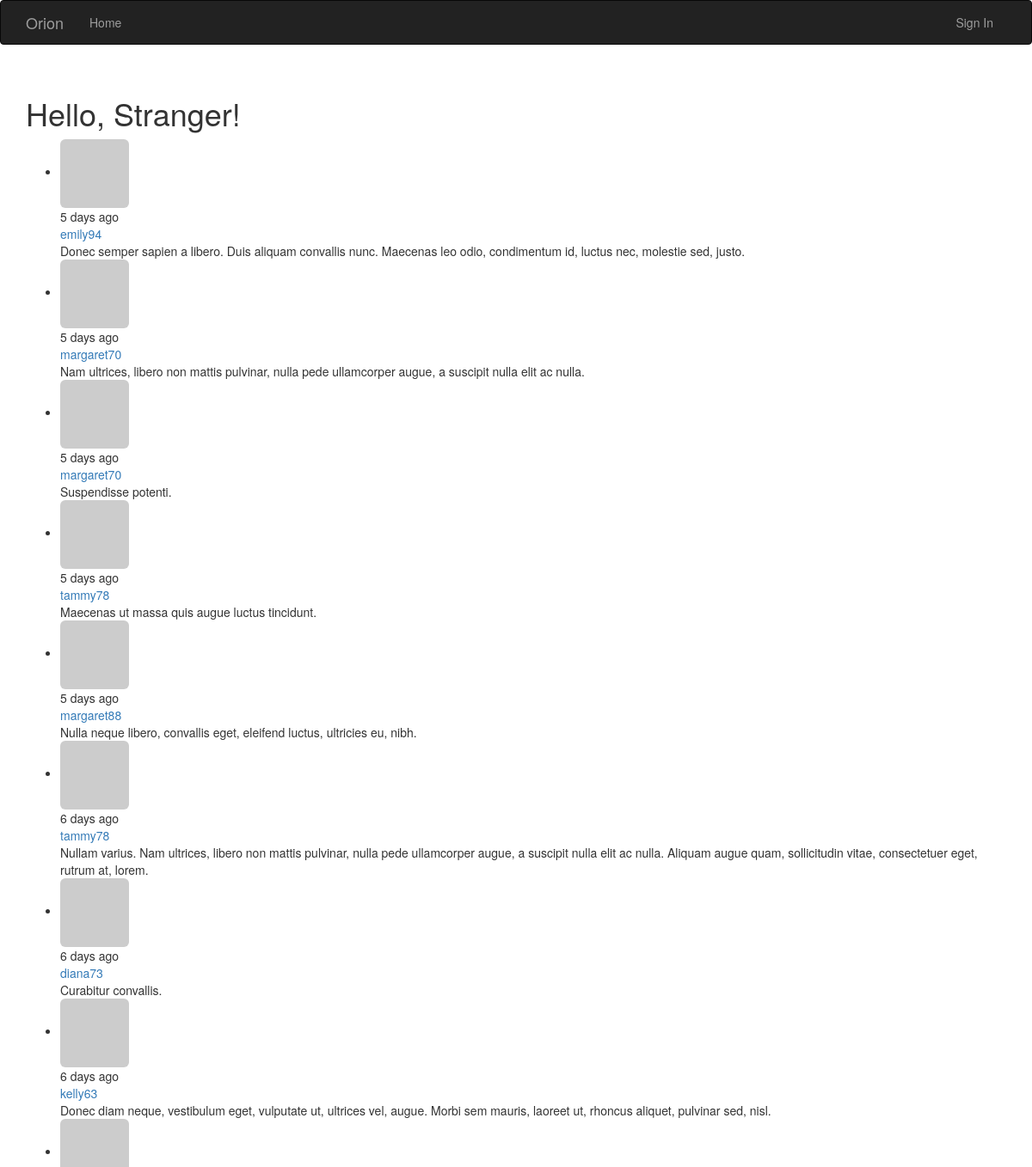
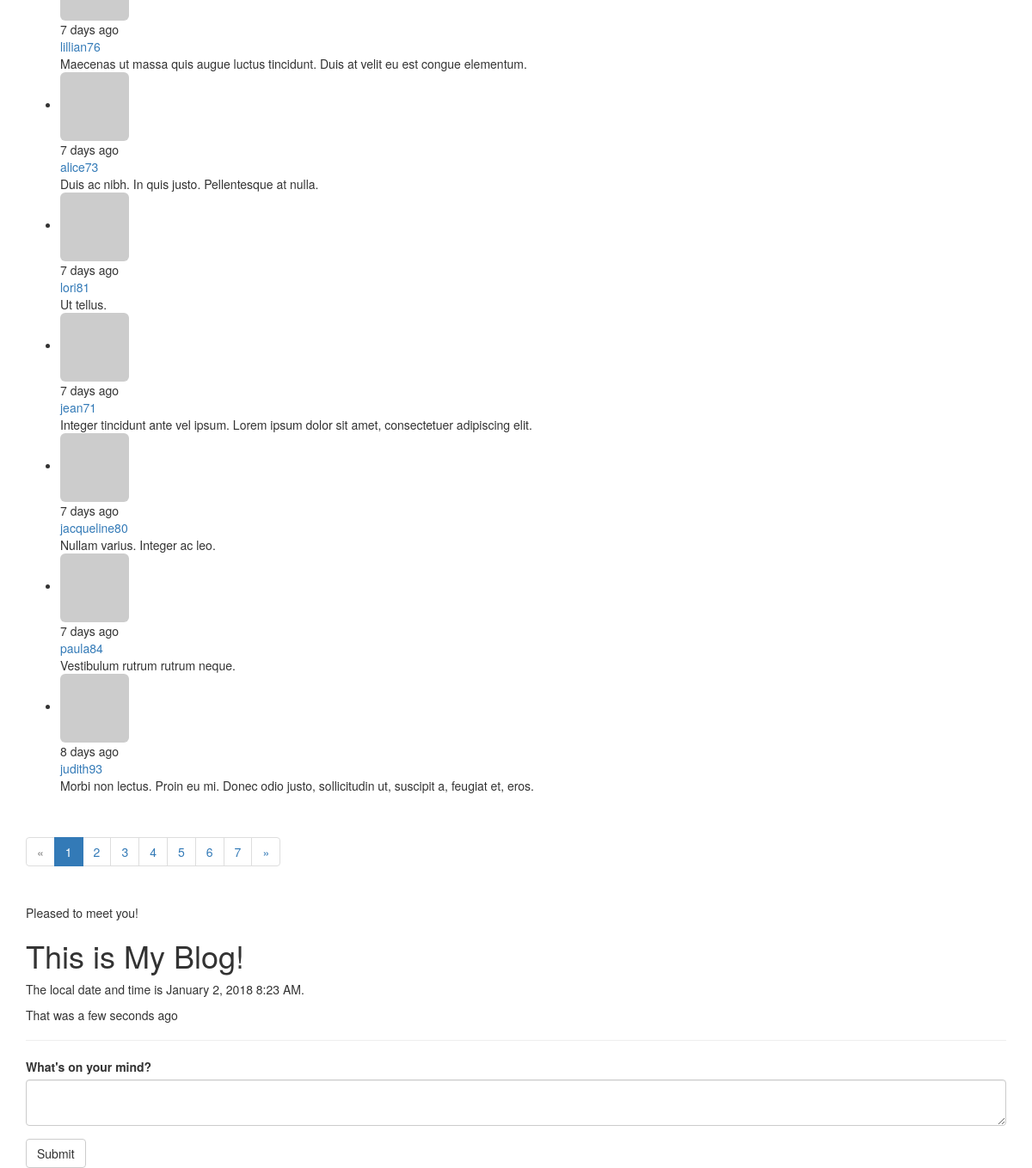
Before: /main/ with the older database file (2 pictures, top to bottom).
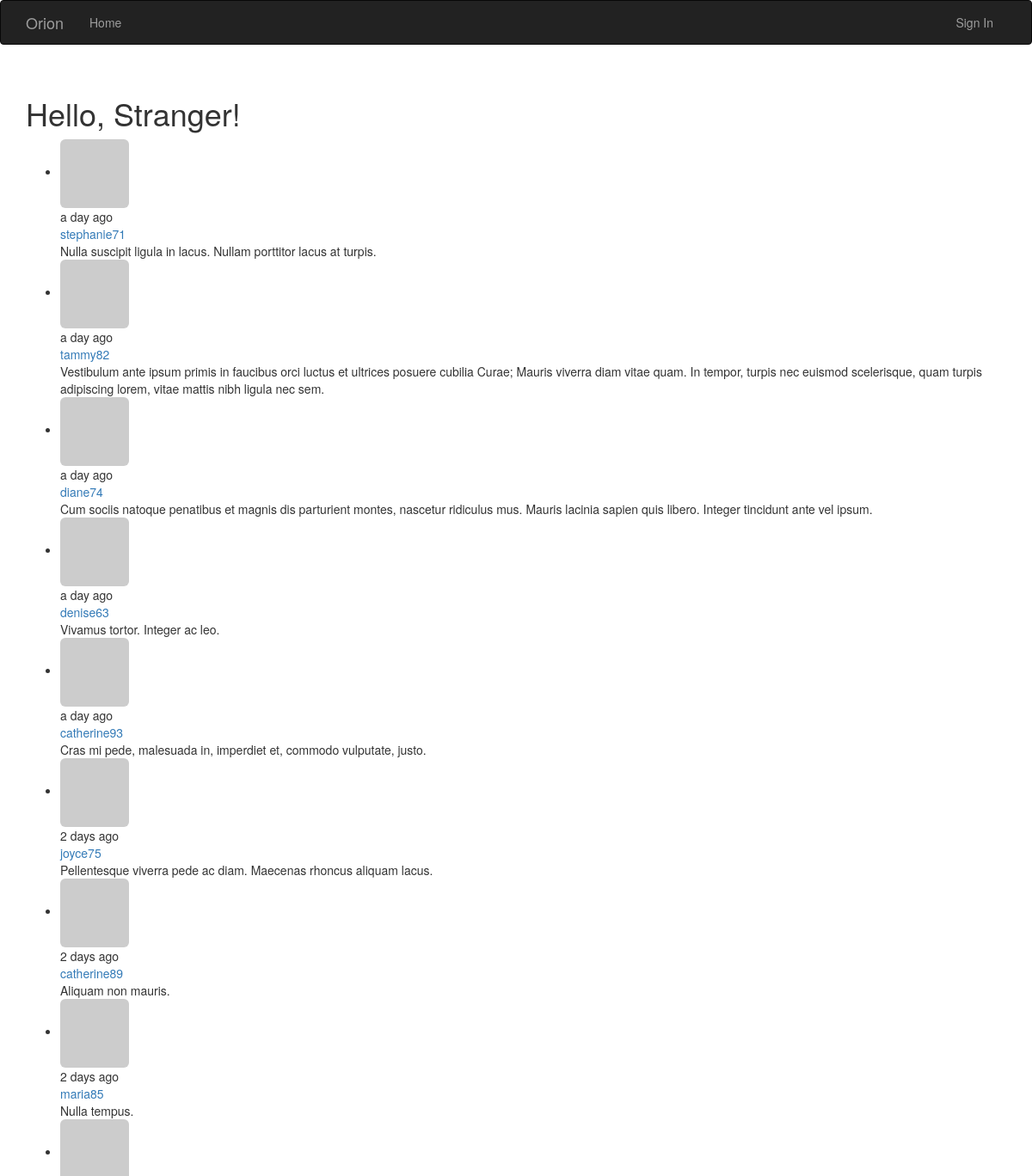
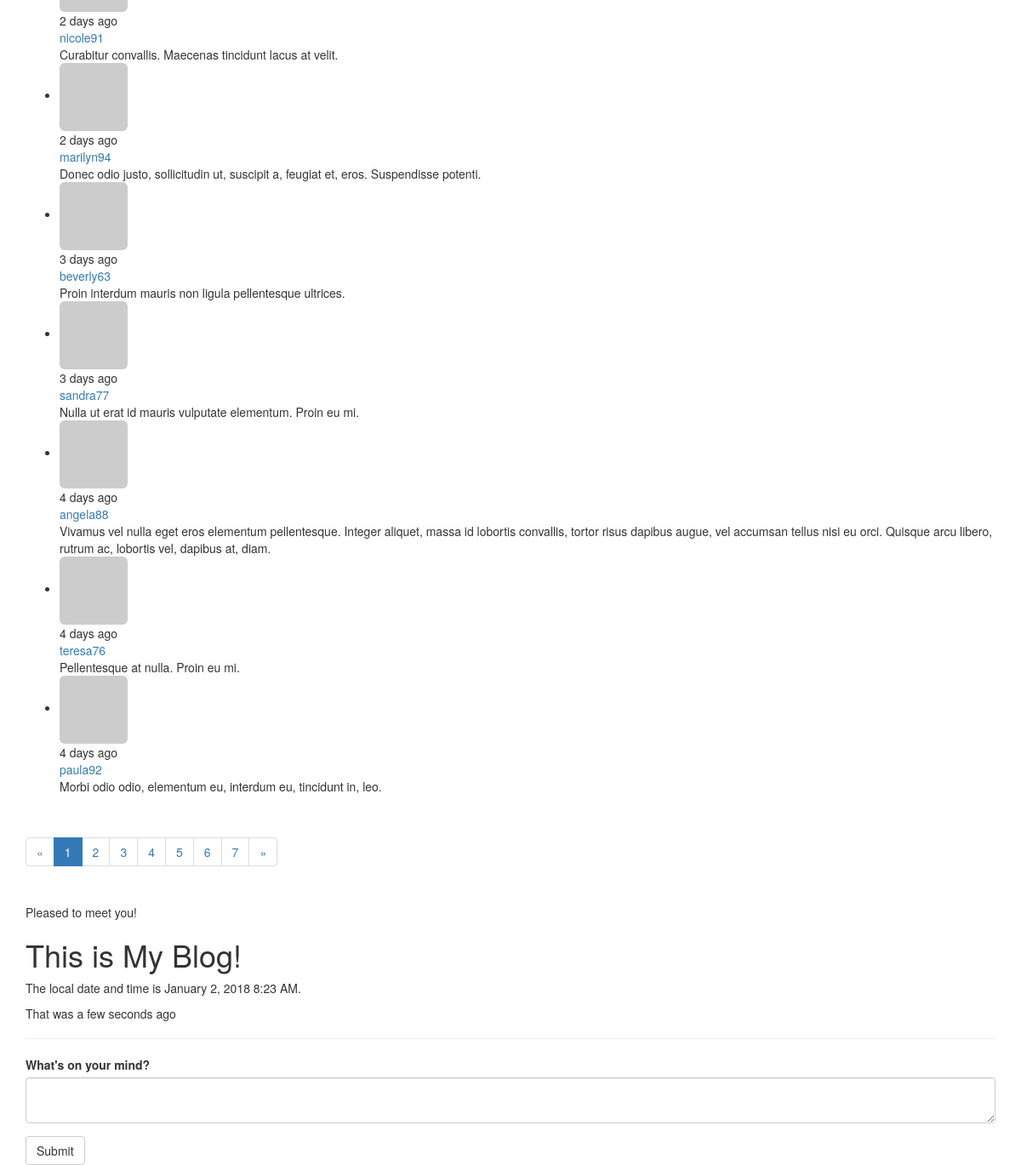
After: the same page with the newer database file (2 pictures, top to bottom).
### app/models.py (models this page shows, shortened)
class Post(db.Model):
    __tablename__ = 'posts'
    id = db.Column(db.Integer, primary_key=True)
    body = db.Column(db.Text)
    timestamp = db.Column(db.DateTime, index=True, default=datetime.utcnow)
    author_id = db.Column(db.Integer, db.ForeignKey('users.id'))
    body_html = db.Column(db.Text)
    comments = db.relationship('Comment',backref='post', lazy='dynamic')

class User(UserMixin, db.Model):
    __tablename__ = 'users'
    id = db.Column(db.Integer, primary_key=True)
    email = db.Column(db.String(64), unique=True, index=True)
    username = db.Column(db.String(64), unique=True, index=True)
    role_id = db.Column(db.Integer, db.ForeignKey('roles.id'))
    password_hash = db.Column(db.String(128))
    confirmed = db.Column(db.Boolean, default=False)
    name = db.Column(db.String(64))
    location = db.Column(db.String(64))
    about_me = db.Column(db.Text())
    member_since = db.Column(db.DateTime(), default=datetime.utcnow)
    last_seen = db.Column(db.DateTime(), default=datetime.utcnow)
    avatar_hash = db.Column(db.String(32))
    posts = db.relationship('Post', backref='author', lazy='dynamic')
    followed = db.relationship('Follow',
                               foreign_keys=[Follow.follower_id],
                               backref=db.backref('follower', lazy='joined'),
                               lazy='dynamic',
                               cascade='all, delete-orphan')
    followers = db.relationship('Follow',
                                foreign_keys=[Follow.followed_id],
                                backref=db.backref('followed', lazy='joined'),
                                lazy='dynamic',
                                cascade='all, delete-orphan')
    comments = db.relationship('Comment',
                               backref='author', lazy='dynamic')
    @property
    def password(self):
        raise AttributeError('password is not a readable attribute')
    def gravatar(self, size=100, default='identicon', rating='g'):
        if request.is_secure:
            url = 'https://secure.gravatar.com/avatar'
        else:
            url = 'http://www.gravatar.com/avatar'
        hash = self.avatar_hash or hashlib.md5(
            self.email.encode('utf-8')).hexdigest()
        return '{url}/{hash}?s={size}&d={default}&r={rating}'.format(url=url, hash=hash, size=size, default=default, rating=rating)

### app/main/views.py (the view)
@main.route('/', methods=['GET', 'POST'])
def index():
    form = PostForm()
    if current_user.can(Permission.WRITE_ARTICLES) and \
            form.validate_on_submit():
        post = Post(body=form.body.data,
                    author=current_user._get_current_object())
        db.session.add(post)
        db.session.commit()
        return redirect(url_for('.index'))
    page = request.args.get('page', 1, type=int)
    show_followed = False
    if current_user.is_authenticated:
        show_followed = bool(request.cookies.get('show_followed', ''))
    if show_followed:
        query = current_user.followed_posts
    else:
        query = Post.query
    pagination = query.order_by(Post.timestamp.desc()).paginate(
        page, per_page=current_app.config['FLASKY_POSTS_PER_PAGE'],
        error_out=False)
    posts = pagination.items
    return render_template('index.html', form=form, posts=posts, pagination=pagination, current_time=datetime.utcnow())

### app/main/forms.py
class PostForm(Form):
    body = PageDownField("What's on your mind?", validators=[DataRequired()])
    submit = SubmitField('Submit')

### app/auth/views.py (called while the page is built)
@auth.before_app_request
def before_request():
    if current_user.is_authenticated:
        current_user.ping()
        if not current_user.confirmed \
                and request.endpoint \
                and request.blueprint != 'auth' \
                and request.endpoint != 'static':
            return redirect(url_for('auth.unconfirmed'))

### app/main/__init__.py (called while the page is built)
@main.app_context_processor
def inject_permissions():
    return dict(Permission=Permission)

### app/main/views.py (called while the page is built)
@main.after_app_request
def after_request(response):
    for query in get_debug_queries():
        if query.duration >= current_app.config['FLASKY_SLOW_DB_QUERY_TIME']:
            current_app.logger.warning(
                'Slow query: %s\nParameters: %s\nDuration: %fs\nContext: %s\n'
                % (query.statement, query.parameters, query.duration,
                   query.context))
    return response

### app/models.py (called while the page is built)
    def can(self, permissions):
        return False

### app/templates/index.html (shortened to what this page needs)
{% extends "base.html" %}
{% import "bootstrap/wtf.html" as wtf %}
{% import "_macros.html" as macros %}
{% block page_content %}
<div class="page-header">
    <h1>Hello, {% if current_user.is_authenticated %}{{ current_user.username }}{% else %}Stranger{% endif %}!</h1>
    <ul class="post">
        {% for post in posts %}
        <li class="post">
            <div class="post-thumbnail">
                <a href="{{ url_for('.user', username=post.author.username) }}">
                    <img class="img-rounded profile-thumbnail"
                        src="{{ post.author.gravatar(size=40) }}">
                </a>
            </div>
            <div class="post-date">{{ moment(post.timestamp).fromNow() }}</div>
            <div class="post-author">
                <a href="{{ url_for('.user', username=post.author.username) }}">
                    {{ post.author.username }}
                </a>
            </div>
            <div class="post-body">{{ post.body }}</div>
        </li>
        {% endfor %}
    </ul>
    {% if pagination %}
    <div class="pagination">
        {{ macros.pagination_widget(pagination, '.index') }}
    </div>
    {% endif %}
    {% if not known %}
    <p>Pleased to meet you!</p>
    {% else %}
    <p>Happy to see you again!</p>
    {% endif %}
    <h1>This is My Blog!</h1>
    <p>The local date and time is {{ moment(current_time).format('LLL') }}.</p>
    <p>That was {{ moment(current_time).fromNow(refresh=True) }}</p>
</div>
{{ wtf.quick_form(form) }}
{% endblock %}

Changed rows visible on the page:
no longer on this page (row edited): Post: timestamp "5 days ago", author.username "emily94", body "Donec semper sapien a libero. Duis aliquam convallis nunc. Maecenas leo odio, condimentum id, luctus nec, molestie sed, justo."
no longer on this page (row edited): Post: timestamp "5 days ago", author.username "margaret70", body "Nam ultrices, libero non mattis pulvinar, nulla pede ullamcorper augue, a suscipit nulla elit ac nulla."
no longer on this page (row edited): Post: timestamp "5 days ago", author.username "margaret70", body "Suspendisse potenti."
no longer on this page (row edited): Post: timestamp "5 days ago", author.username "tammy78", body "Maecenas ut massa quis augue luctus tincidunt."
no longer on this page (row edited): Post: timestamp "5 days ago", author.username "margaret88", body "Nulla neque libero, convallis eget, eleifend luctus, ultricies eu, nibh."
no longer on this page (row edited): Post: timestamp "6 days ago", author.username "tammy78", body "Nullam varius. Nam ultrices, libero non mattis pulvinar, nulla pede ullamcorper augue, a suscipit nulla elit ac nulla. Aliquam augue quam, sollicitudin vitae, consectetuer eget, rutrum at, lorem."
no longer on this page (row edited): Post: timestamp "6 days ago", author.username "diana73", body "Curabitur convallis."
removed Post: timestamp "6 days ago", author.username "kelly63", body "Donec diam neque, vestibulum eget, vulputate ut, ultrices vel, augue. Morbi sem mauris, laoreet ut, rhoncus aliquet, pulvinar sed, nisl."
no longer on this page (row edited): Post: timestamp "7 days ago", author.username "lillian76", body "Maecenas ut massa quis augue luctus tincidunt. Duis at velit eu est congue elementum."
no longer on this page (row edited): Post: timestamp "7 days ago", author.username "alice73", body "Duis ac nibh. In quis justo. Pellentesque at nulla."
no longer on this page (row edited): Post: timestamp "7 days ago", author.username "lori81", body "Ut tellus."
no longer on this page (row edited): Post: timestamp "7 days ago", author.username "jean71", body "Integer tincidunt ante vel ipsum. Lorem ipsum dolor sit amet, consectetuer adipiscing elit."
no longer on this page (row edited): Post: timestamp "7 days ago", author.username "jacqueline80", body "Nullam varius. Integer ac leo."
no longer on this page (row edited): Post: timestamp "7 days ago", author.username "paula84", body "Vestibulum rutrum rutrum neque."
no longer on this page (row edited): Post: timestamp "8 days ago", author.username "judith93", body "Morbi non lectus. Proin eu mi. Donec odio justo, sollicitudin ut, suscipit a, feugiat et, eros."
now on this page (row edited): Post: timestamp "a day ago", author.username "stephanie71", body "Nulla suscipit ligula in lacus. Nullam porttitor lacus at turpis."
now on this page (row edited): Post: timestamp "a day ago", author.username "tammy82", body "Vestibulum ante ipsum primis in faucibus orci luctus et ultrices posuere cubilia Curae; Mauris viverra diam vitae quam. In tempor, turpis nec euismod scelerisque, quam turpis adipiscing lorem, vitae mattis nibh ligula nec sem."
now on this page (row edited): Post: timestamp "a day ago", author.username "diane74", body "Cum sociis natoque penatibus et magnis dis parturient montes, nascetur ridiculus mus. Mauris lacinia sapien quis libero. Integer tincidunt ante vel ipsum."
now on this page (row edited): Post: timestamp "a day ago", author.username "denise63", body "Vivamus tortor. Integer ac leo."
now on this page (row edited): Post: timestamp "a day ago", author.username "catherine93", body "Cras mi pede, malesuada in, imperdiet et, commodo vulputate, justo."
now on this page (row edited): Post: timestamp "2 days ago", author.username "joyce75", body "Pellentesque viverra pede ac diam. Maecenas rhoncus aliquam lacus."
now on this page (row edited): Post: timestamp "2 days ago", author.username "catherine89", body "Aliquam non mauris."
now on this page (row edited): Post: timestamp "2 days ago", author.username "maria85", body "Nulla tempus."
now on this page (row edited): Post: timestamp "2 days ago", author.username "nicole91", body "Curabitur convallis. Maecenas tincidunt lacus at velit."
now on this page (row edited): Post: timestamp "2 days ago", author.username "marilyn94", body "Donec odio justo, sollicitudin ut, suscipit a, feugiat et, eros. Suspendisse potenti."
now on this page (row edited): Post: timestamp "3 days ago", author.username "beverly63", body "Proin interdum mauris non ligula pellentesque ultrices."
now on this page (row edited): Post: timestamp "3 days ago", author.username "sandra77", body "Nulla ut erat id mauris vulputate elementum. Proin eu mi."
now on this page (row edited): Post: timestamp "4 days ago", author.username "angela88", body "Vivamus vel nulla eget eros elementum pellentesque. Integer aliquet, massa id lobortis convallis, tortor risus dapibus augue, vel accumsan tellus nisi eu orci. Quisque arcu libero, rutrum ac, lobortis vel, dapibus at, diam."
added Post: timestamp "4 days ago", author.username "teresa76", body "Pellentesque at nulla. Proin eu mi."
now on this page (row edited): Post: timestamp "4 days ago", author.username "paula92", body "Morbi odio odio, elementum eu, interdum eu, tincidunt in, leo."
